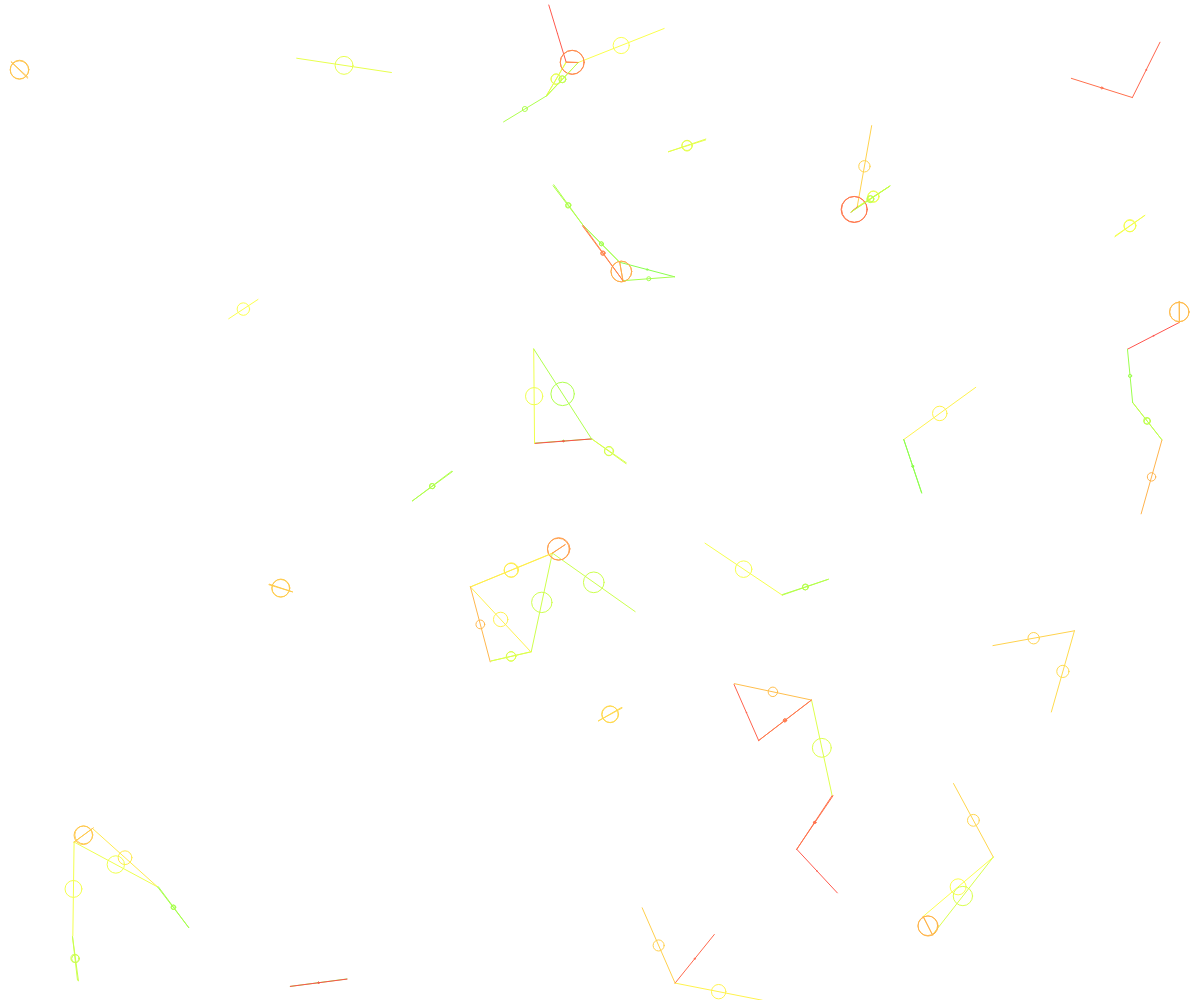
Frame 1 (no input)
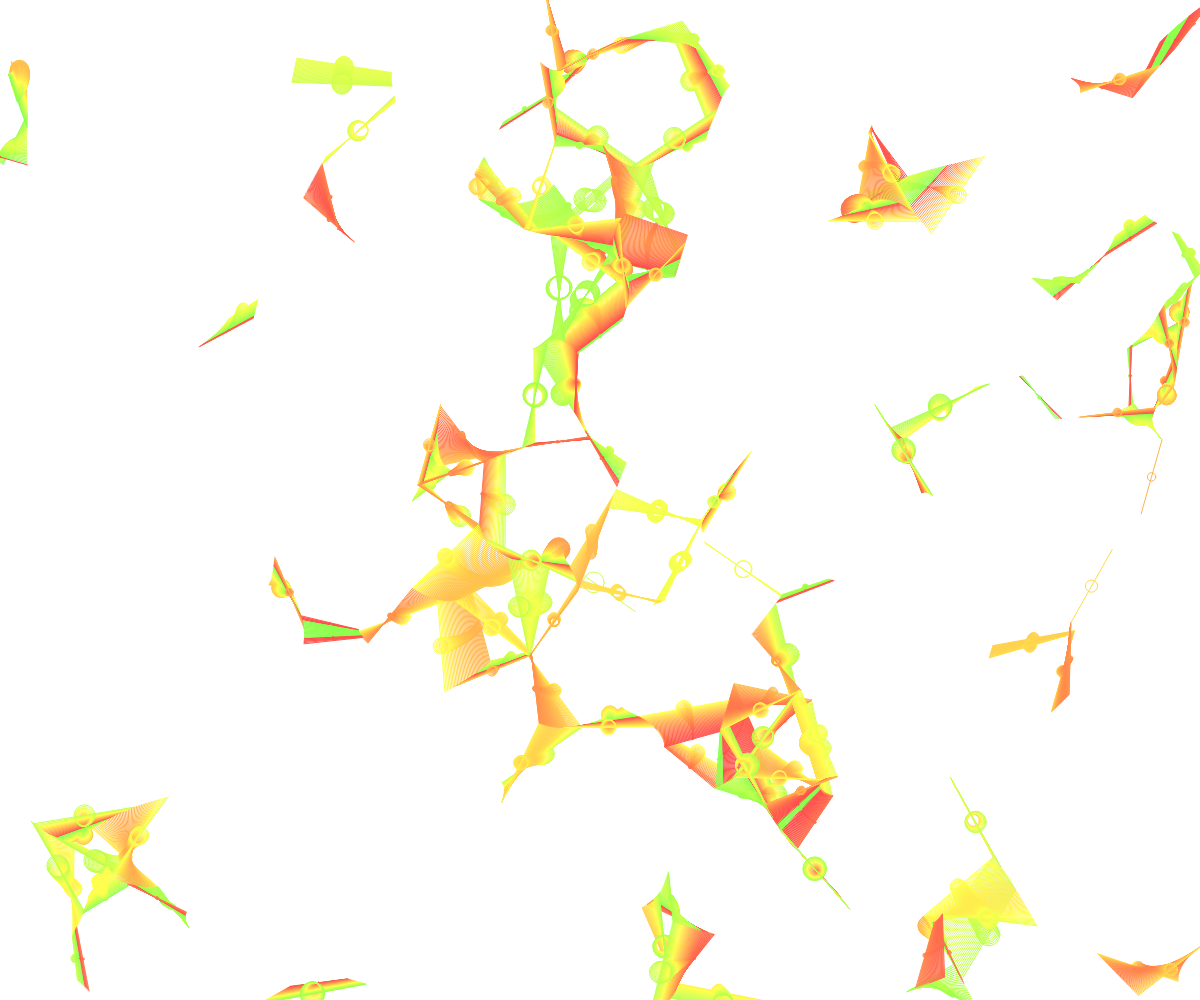
Frame 60 (no input)
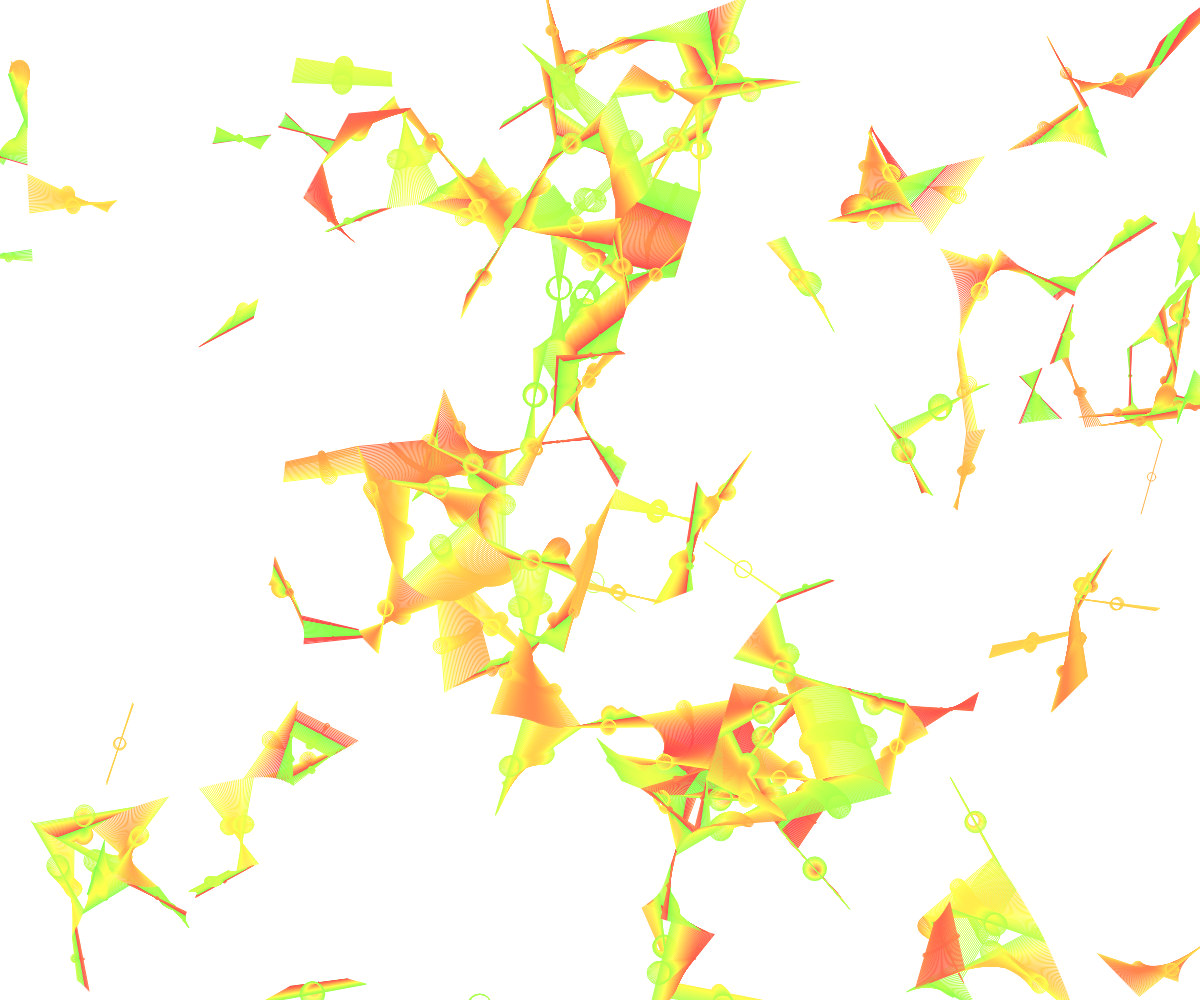
Frame 120 (the mouse pressed at the canvas centre since frame 60)

The p5.js sketch that drew these frames (run headless with seeded random() and noise() and a simulated clock; from frame 60 on, the mouse is pressed at the canvas centre):

// p5.js sketch
// ── sketch.js
// ----------------------------
var particles = [];

function setup() {
  createCanvas(window.innerWidth, window.innerHeight);
  createP("Drag the mouse to generate new boids.");
  colorMode(HSB);
  angleMode(DEGREES);
  // flock = new Flock();
  // Add an initial set of boids into the system
  for (var i = 0; i < 100; i++) {
    particles.push(new Particle(random(innerWidth), random(innerHeight)));
  }
}

function draw() {
  // background(51);
  push();
  fill(255, 0, 0)
  textSize(32);
  pop();
  for (var i = 0; i < particles.length; i++) {
    let particle = particles[i];
    particle.run();
  }
}

// Add a new boid into the System
function mouseDragged() {
  particles.shift()
  particles.push(new Particle(mouseX, mouseY));
}

// ── particle.js
// The Nature of Code
// Daniel Shiffman
// http://natureofcode.com

// Particle class
// Methods for Separation, Cohesion, Alignment added

// E4
// Circle XXXX
// Moves in a straight line XXXX
// Constrains to surface
// Changes direction while touching (rotate) XXXX

// A rectangular surface filled with instances of Element 4, (Canvas) XXXX
// each with a different size and direction. (Random radius and velocity) XXXX
// Display the intersections by drawing a circle at each point of contact. (Ellipse at middle point when in contact) XXXX
// Set the size of each circle relative to the distance between the centers of the overlapping Elements. (Ellipse size === x - distance) XXXX
// Draw the smallest possible circle as white and the largest as black, (fill(distance))
// with varying grays representing sizes in between.  (Same as above)


function Particle(x, y) {
  this.acceleration = createVector(0, 0);
  this.velocity = createVector(random(-1, 1), random(-1, 1)); // Gives each a different initial velocity
  this.position = createVector(x, y);
  this.r = 30.0 + random(80.0); // Radius of particular circle
  this.maxSpeed = 3;    // Maximum speed
  this.maxForce = 0.05; // Maximum steering force
}

Particle.prototype.run = function() {
  var steer = this.behaviors();
  this.update(steer);
  this.borders();
  // this.render();
}

Particle.prototype.behaviors = function() {
  // Must rotate while in contact
  // Must draw an ellipse at average for distance while in contact
  var steer = createVector(steer);
  
  for(var i=0; i<particles.length; i++) {
    var otherParticle = particles[i];
    var distance = p5.Vector.dist(this.position, otherParticle.position);
    if((distance > 2 && distance < this.r)) {
      this.velocity.rotate(.5);
      let colorParse = 30-(distance/2);
      let xMiddle = (this.position.x + otherParticle.position.x) / 2;
      let yMiddle = (this.position.y + otherParticle.position.y) / 2;
      stroke(distance*1.75 % 100, 70, 100);
      strokeWeight(1);
      noFill();
      line(this.position.x, this.position.y, otherParticle.position.x, otherParticle.position.y);
      ellipse(xMiddle, yMiddle, colorParse, colorParse);


      // Separation
      var diff = p5.Vector.sub(this.position, otherParticle.position);
      diff.normalize();
      diff.div(distance);        // Weight by distance
      steer.add(diff);
    }
  }
  return steer
}

Particle.prototype.borders = function () {
  if (this.position.x < -this.r) this.position.x = width + this.r;
  if (this.position.y < -this.r) this.position.y = height + this.r;
  if (this.position.x > width + this.r) this.position.x = -this.r;
  if (this.position.y > height + this.r) this.position.y = -this.r;
}

Particle.prototype.render = function() {
  // fill(255);
  // stroke(0);
  ellipse(this.position.x, this.position.y, this.r);
}

Particle.prototype.update = function(steer) {
  // Add accel to velocity
  this.velocity.add(this.acceleration);
  this.velocity.add(steer);
  // Limit by max
  this.velocity.limit(this.maxSpeed);
  this.position.add(this.velocity);
  // Reset Accel
  this.acceleration.mult(0);
}
